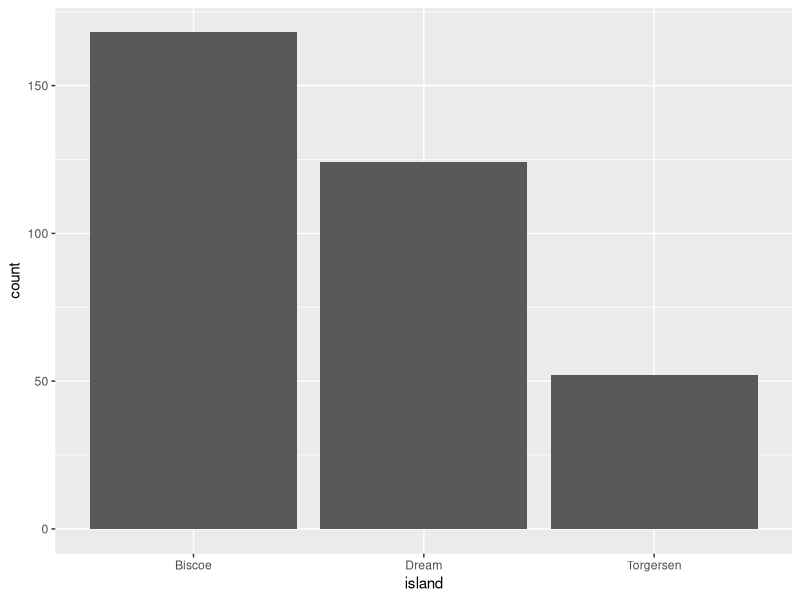
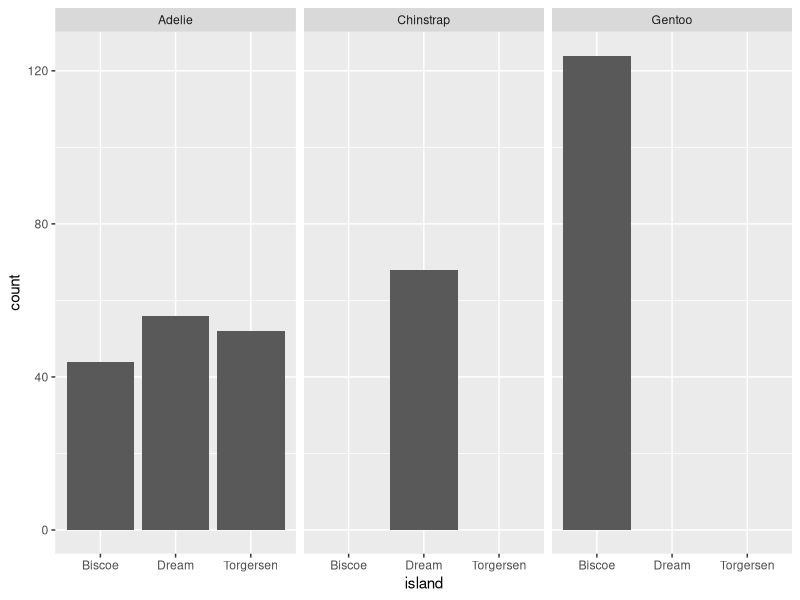
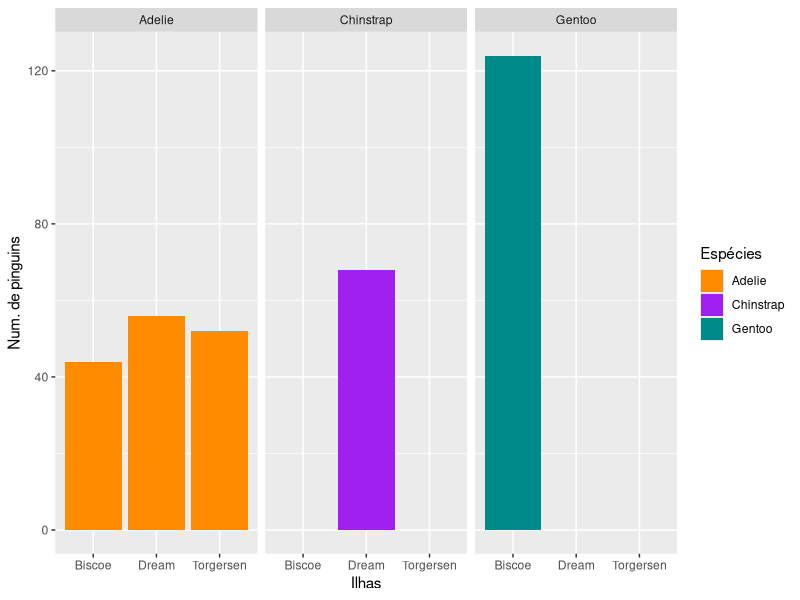
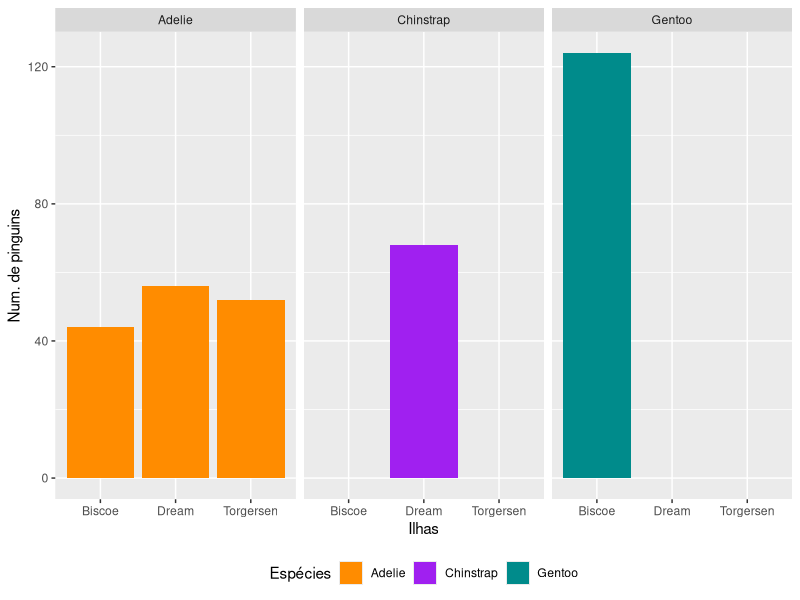
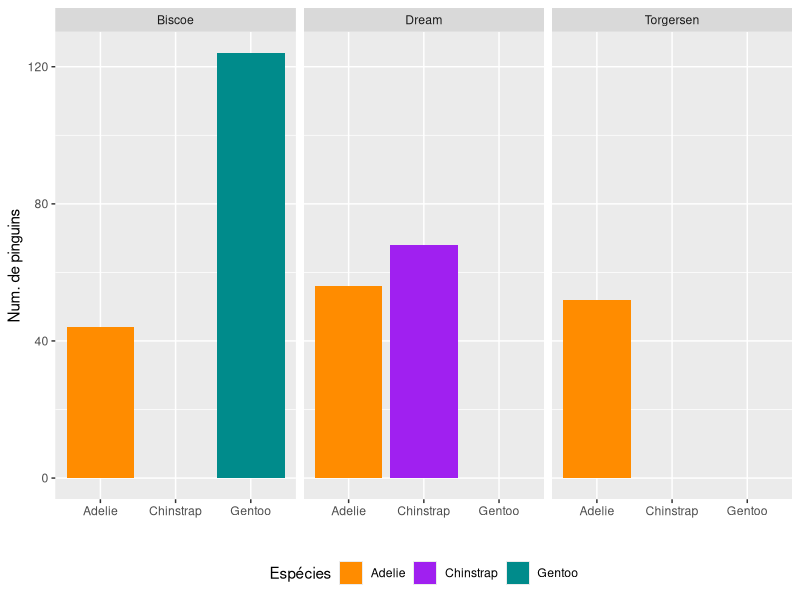
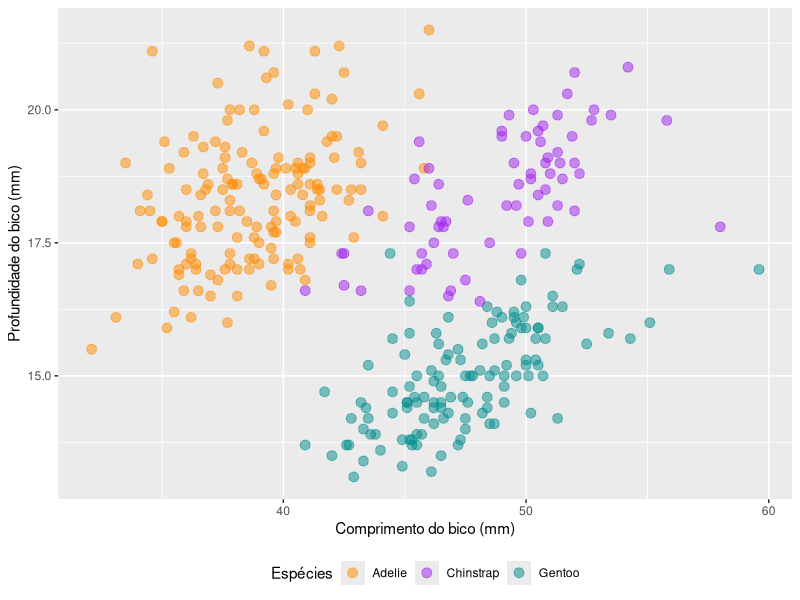
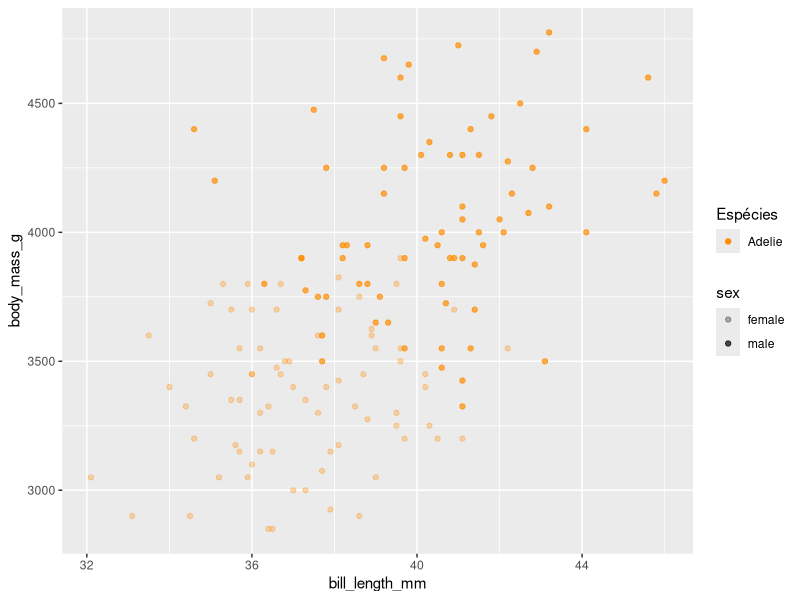
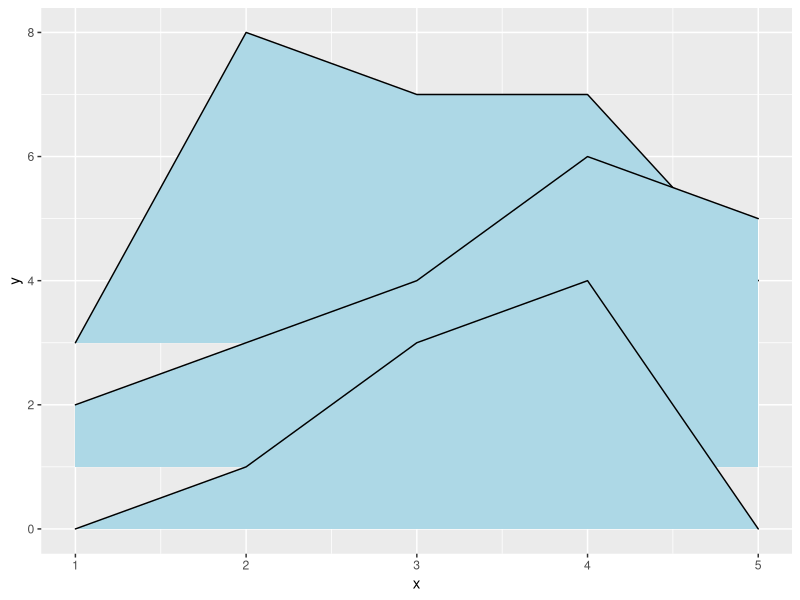

Recreate these plots in R, in order.
## ---- chunk 1
knitr::opts_chunk$set(echo = TRUE)
## ---- chunk 2
# Instalar o pacote:
# install.packages("palmerpenguins")
# carregar o pacote
library(palmerpenguins)
library(dplyr)
library(ggridges)
str(penguins)

## ---- chunk 3
library(ggplot2)

ggplot(penguins, aes(x = island)) +
  geom_bar() 

## ---- chunk 4
ggplot(penguins, aes(x = island)) +
  geom_bar() +
  facet_wrap(~species) 

## ---- chunk 5

# definir as cores dos pinguins
pen_cols <- c("darkorange","purple","cyan4")
ggplot(penguins, aes(x = island)) +
  # preencher das barras com cores de 
  # acordo com a espécie
  geom_bar(aes(fill = species)) +
  facet_wrap(~species) +
  # configurar as cores manualmente e mudar o tílulo da legenda
  scale_fill_manual(values = pen_cols, name = "Espécies") +
  # alterando o nome dos eixos
  labs(y = "Num. de pinguins", x = "Ilhas")

## ---- chunk 6

ggplot(penguins, aes(x = island)) +
  geom_bar(aes(fill = species)) +
  facet_wrap(~species) +
  scale_fill_manual(values = pen_cols, name = "Espécies") +
  labs(y = "Num. de pinguins", x = "Ilhas") +
  theme(legend.position = "bottom")


ggplot(penguins, aes(x = species)) +
  geom_bar(aes(fill = species)) +
  facet_wrap(~island) +
  scale_fill_manual(values = pen_cols, name = "Espécies") +
  labs(y = "Num. de pinguins", x = "") +
  theme(legend.position = "bottom")

## ---- chunk 7

ggplot(penguins, aes(x = bill_length_mm, y = bill_depth_mm)) +
  geom_point(
    aes(color = species),
    size = 3, 
    alpha = 0.5
    ) +
  scale_color_manual(values = pen_cols, name = "Espécies") +
  labs(x = "Comprimento do bico (mm)", y = "Profundidade do bico (mm)") +
  theme(legend.position = "bottom")


## ---- chunk 8

#penguins %>% 
#  filter(!is.na(sex)) %>% 
#ggplot(aes(x = bill_length_mm, y = species, fill = species)) +
#  geom_density_ridges(aes(y = species, group = sex)) 
#  scale_alpha_manual(values = c(0.3,0.7), guide = "legend") +
#  scale_fill_manual(values = pen_cols, name = "Espécies") 
#  facet_grid(species~.) +
#  labs(x = "Tamanho do corpo (Kg)", y = "Densidade") +
#  theme(legend.position = "bottom")

penguins %>% 
  filter(!is.na(sex),
         species == "Adelie") %>% 
  ggplot(aes(x = bill_length_mm, y = body_mass_g)) +
  geom_point(aes(color = species, group = sex, alpha = sex)) +
  scale_alpha_manual(values = c(0.3,0.7), guide = "legend") +
  scale_color_manual(values = pen_cols, name = "Espécies") 
  facet_grid(species~.) 
  
d <- data.frame(x = rep(1:5, 3), y = c(rep(0, 5), rep(1, 5), rep(3, 5)),
                height = c(0, 1, 3, 4, 0, 1, 2, 3, 5, 4, 0, 5, 4, 4, 1))
ggplot(d, aes(x, y, height = height, group = y)) + geom_ridgeline(fill="lightblue")
names(penguins)

